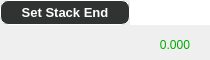
                                            <widget class="QFrame" name="frame_72">
                                             <property name="minimumSize">
                                              <size>
                                               <width>0</width>
                                               <height>50</height>
                                              </size>
                                             </property>
                                             <property name="maximumSize">
                                              <size>
                                               <width>16777215</width>
                                               <height>60</height>
                                              </size>
                                             </property>
                                             <property name="frameShape">
                                              <enum>QFrame::NoFrame</enum>
                                             </property>
                                             <property name="frameShadow">
                                              <enum>QFrame::Raised</enum>
                                             </property>
                                             <layout class="QVBoxLayout" name="verticalLayout_31">
                                              <property name="spacing">
                                               <number>0</number>
                                              </property>
                                              <property name="leftMargin">
                                               <number>0</number>
                                              </property>
                                              <property name="topMargin">
                                               <number>0</number>
                                              </property>
                                              <property name="rightMargin">
                                               <number>0</number>
                                              </property>
                                              <property name="bottomMargin">
                                               <number>0</number>
                                              </property>
                                              <item>
                                               <widget class="QFrame" name="frame_76">
                                                <property name="frameShape">
                                                 <enum>QFrame::NoFrame</enum>
                                                </property>
                                                <property name="frameShadow">
                                                 <enum>QFrame::Raised</enum>
                                                </property>
                                                <layout class="QHBoxLayout" name="horizontalLayout_53">
                                                 <property name="spacing">
                                                  <number>0</number>
                                                 </property>
                                                 <property name="leftMargin">
                                                  <number>0</number>
                                                 </property>
                                                 <property name="topMargin">
                                                  <number>0</number>
                                                 </property>
                                                 <property name="rightMargin">
                                                  <number>0</number>
                                                 </property>
                                                 <property name="bottomMargin">
                                                  <number>0</number>
                                                 </property>
                                                 <item>
                                                  <widget class="QPushButton" name="pushButton_timelapse_zstackSetEnd">
                                                   <property name="minimumSize">
                                                    <size>
                                                     <width>130</width>
                                                     <height>25</height>
                                                    </size>
                                                   </property>
                                                   <property name="maximumSize">
                                                    <size>
                                                     <width>130</width>
                                                     <height>25</height>
                                                    </size>
                                                   </property>
                                                   <property name="font">
                                                    <font>
                                                     <family>Segoe UI</family>
                                                     <pointsize>10</pointsize>
                                                     <weight>75</weight>
                                                     <bold>true</bold>
                                                    </font>
                                                   </property>
                                                   <property name="styleSheet">
                                                    <string notr="true">QPushButton{
background-color: rgb(49, 51, 50);
border-radius:8px;
border-color: rgb(255,255, 255);
border-width : 1.2px;
border-style:inset;
color:rgb(255, 255, 255);

}
QPushButton::hover{
	background-color: rgba(255, 255, 255, 150);
}</string>
                                                   </property>
                                                   <property name="text">
                                                    <string>Set Stack End</string>
                                                   </property>
                                                  </widget>
                                                 </item>
                                                 <item>
                                                  <widget class="QLineEdit" name="lineEdit_timelapse_zstackEnd">
                                                   <property name="minimumSize">
                                                    <size>
                                                     <width>80</width>
                                                     <height>25</height>
                                                    </size>
                                                   </property>
                                                   <property name="maximumSize">
                                                    <size>
                                                     <width>80</width>
                                                     <height>25</height>
                                                    </size>
                                                   </property>
                                                   <property name="layoutDirection">
                                                    <enum>Qt::LeftToRight</enum>
                                                   </property>
                                                   <property name="styleSheet">
                                                    <string notr="true">font: 75 16pt &quot;Segoe UI&quot;;
color: rgb(255, 255, 255);

border-color: rgb(255,255, 255);
border-width : 1px;
border-style:inset;</string>
                                                   </property>
                                                   <property name="text">
                                                    <string>0.000</string>
                                                   </property>
                                                   <property name="alignment">
                                                    <set>Qt::AlignCenter</set>
                                                   </property>
                                                  </widget>
                                                 </item>
                                                </layout>
                                               </widget>
                                              </item>
                                              <item>
                                               <widget class="QFrame" name="frame_81">
                                                <property name="minimumSize">
                                                 <size>
                                                  <width>0</width>
                                                  <height>40</height>
                                                 </size>
                                                </property>
                                                <property name="maximumSize">
                                                 <size>
                                                  <width>16777215</width>
                                                  <height>16777215</height>
                                                 </size>
                                                </property>
                                                <property name="frameShape">
                                                 <enum>QFrame::NoFrame</enum>
                                                </property>
                                                <property name="frameShadow">
                                                 <enum>QFrame::Raised</enum>
                                                </property>
                                                <layout class="QHBoxLayout" name="horizontalLayout_55">
                                                 <property name="spacing">
                                                  <number>0</number>
                                                 </property>
                                                 <property name="leftMargin">
                                                  <number>0</number>
                                                 </property>
                                                 <property name="topMargin">
                                                  <number>0</number>
                                                 </property>
                                                 <property name="rightMargin">
                                                  <number>0</number>
                                                 </property>
                                                 <property name="bottomMargin">
                                                  <number>0</number>
                                                 </property>
                                                 <item>
                                                  <widget class="QFrame" name="frame_82">
                                                   <property name="minimumSize">
                                                    <size>
                                                     <width>140</width>
                                                     <height>30</height>
                                                    </size>
                                                   </property>
                                                   <property name="maximumSize">
                                                    <size>
                                                     <width>16777215</width>
                                                     <height>30</height>
                                                    </size>
                                                   </property>
                                                   <property name="frameShape">
                                                    <enum>QFrame::NoFrame</enum>
                                                   </property>
                                                   <property name="frameShadow">
                                                    <enum>QFrame::Raised</enum>
                                                   </property>
                                                  </widget>
                                                 </item>
                                                 <item>
                                                  <widget class="QFrame" name="frame_120">
                                                   <property name="minimumSize">
                                                    <size>
                                                     <width>0</width>
                                                     <height>0</height>
                                                    </size>
                                                   </property>
                                                   <property name="maximumSize">
                                                    <size>
                                                     <width>16777215</width>
                                                     <height>16777215</height>
                                                    </size>
                                                   </property>
                                                   <property name="frameShape">
                                                    <enum>QFrame::NoFrame</enum>
                                                   </property>
                                                   <property name="frameShadow">
                                                    <enum>QFrame::Raised</enum>
                                                   </property>
                                                   <layout class="QVBoxLayout" name="verticalLayout_52">
                                                    <item>
                                                     <widget class="QLabel" name="label_timelapse_zstackEnd">
                                                      <property name="minimumSize">
                                                       <size>
                                                        <width>0</width>
                                                        <height>0</height>
                                                       </size>
                                                      </property>
                                                      <property name="maximumSize">
                                                       <size>
                                                        <width>16777215</width>
                                                        <height>16777215</height>
                                                       </size>
                                                      </property>
                                                      <property name="styleSheet">
                                                       <string notr="true">font: 75 16pt &quot;Segoe UI&quot;;
color: rgb(0, 170, 0);</string>
                                                      </property>
                                                      <property name="text">
                                                       <string>0.000</string>
                                                      </property>
                                                      <property name="alignment">
                                                       <set>Qt::AlignCenter</set>
                                                      </property>
                                                     </widget>
                                                    </item>
                                                   </layout>
                                                  </widget>
                                                 </item>
                                                </layout>
                                               </widget>
                                              </item>
                                             </layout>
                                            </widget>
